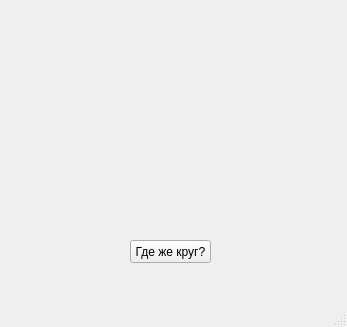
<?xml version="1.0" encoding="UTF-8"?>
<ui version="4.0">
 <class>MainWindow</class>
 <widget class="QMainWindow" name="MainWindow">
  <property name="geometry">
   <rect>
    <x>0</x>
    <y>0</y>
    <width>347</width>
    <height>327</height>
   </rect>
  </property>
  <property name="windowTitle">
   <string>MainWindow</string>
  </property>
  <widget class="QWidget" name="centralwidget">
   <widget class="QPushButton" name="pushButton">
    <property name="geometry">
     <rect>
      <x>130</x>
      <y>240</y>
      <width>81</width>
      <height>23</height>
     </rect>
    </property>
    <property name="text">
     <string>Где же круг?</string>
    </property>
   </widget>
  </widget>
  <widget class="QMenuBar" name="menubar">
   <property name="geometry">
    <rect>
     <x>0</x>
     <y>0</y>
     <width>347</width>
     <height>21</height>
    </rect>
   </property>
  </widget>
  <widget class="QStatusBar" name="statusbar"/>
 </widget>
 <resources/>
 <connections/>
</ui>
